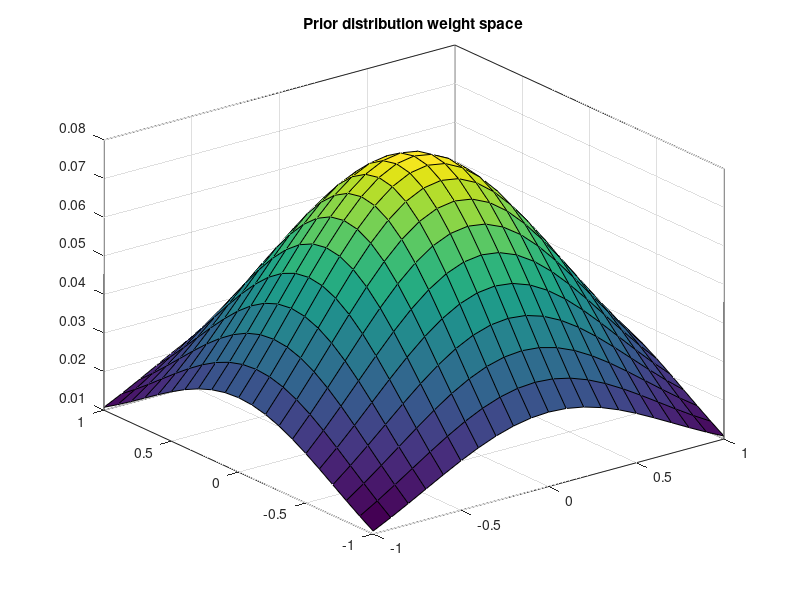
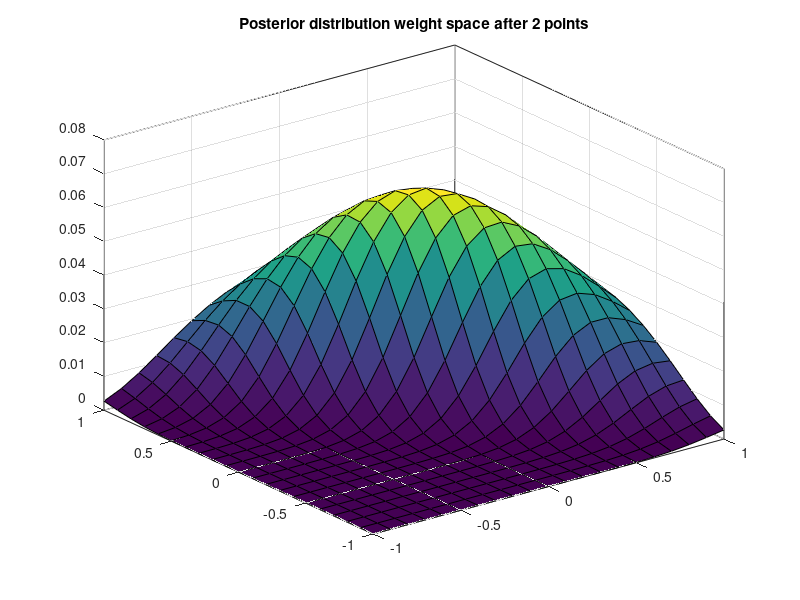
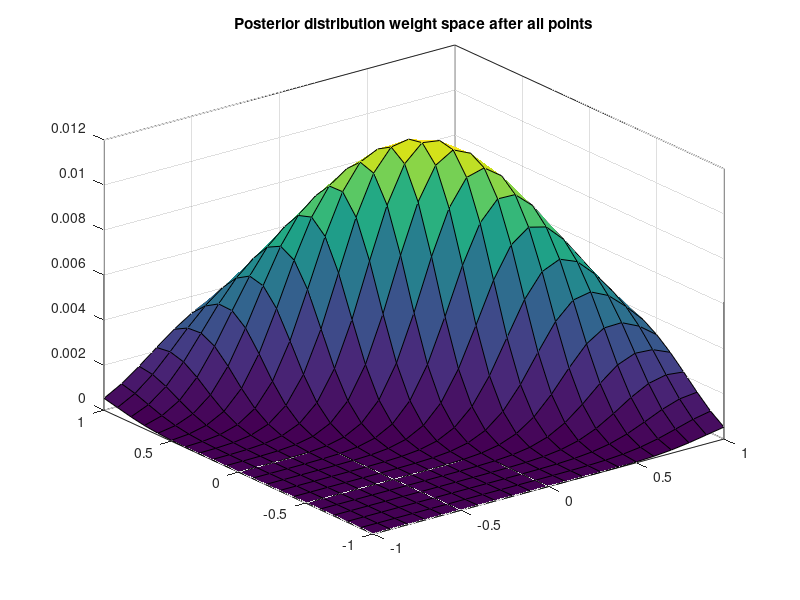

The MATLAB script that drew these images, in order:
clear all
close all

a=1;
b=1;
s=0.1;
w1=(-a:s:b)';
w2=(-a:s:b)';

X2=[-5 -5; 5 5];
X4=[-5 -5; 5 5; 0 1; -1 0];
T2=[0 ; 1];
T4=[0 ; 1; 0; 1];

%**********************************
% using just the first 2 data points

figure

% make prior
for i=1:length(w1)
    for j=1:length(w2)
        w=[w1(i) w2(j)];
        prior(i,j)=(1/(2*pi))*exp(-norm(w)^2)/2;
    end
end

surf(w1,w2,prior)
grid on
box on
title('Prior distribution weight space')

% make posteriors
n=size(X2,1);
posterior = prior;
for k=1:n
    x=X2(k,:);
    for i=1:length(w1)
        for j=1:length(w2)
            w=[w1(i) w2(j)];
            y=1/(1+exp(-w*x'));
            likelihood=y^T2(k)*(1-y)^(1-T2(k));
            posterior(i,j)=likelihood*posterior(i,j);
        end
    end
end
figure

surf(w1,w2,posterior)
grid on
box on
title('Posterior distribution weight space after 2 points')

%************************
% using all 4 data points

% make prior again
for i=1:length(w1)
    for j=1:length(w2)
        w=[w1(i) w2(j)];
        prior(i,j)=(1/(2*pi))*exp(-norm(w)^2)/2;
    end
end

% make posteriors
n=size(X4,1);
posterior = prior;
for k=1:n
    x=X4(k,:);
    for i=1:length(w1)
        for j=1:length(w2)
            w=[w1(i) w2(j)];
            y=1/(1+exp(-w*x'));
            likelihood=y^T4(k)*(1-y)^(1-T4(k));
            posterior(i,j)=likelihood*posterior(i,j);
        end
    end
end

figure
surf(w1,w2,posterior)
grid on
box on
title('Posterior distribution weight space after all points')
